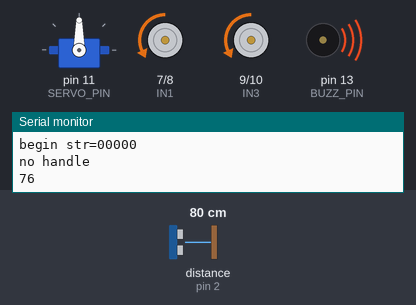
The sketch below on a simulated Arduino Uno, built with avr-gcc and run on an emulated ATmega328P. Parts: servo, motor-driver pin pairs drawn as motors (green arrow = first pin HIGH = forward, orange = second pin HIGH = backward, longer = more drive, scaled by the enable pin), buzzer (waves = sounding, pin HIGH), the last lines printed to the serial monitor. Wiring (inferred from the names in the program): ultrasonic range finder: trigger pin 3; echo pin 2. Inputs (shaded band) come from the test bench; at power-on: distance to the obstacle (sensor on pin 2) 80 cm. The echo pulse lasts 58.3 µs per cm; pins used as bus, display or sensor lines are not drawn.

Above: at 3.2 s.
3.3 s: distance to the obstacle (sensor on pin 2) set to 45 cm
At 3.5 s:
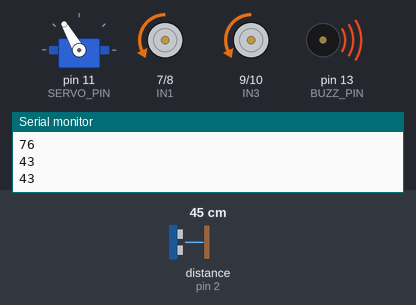
6.3 s: distance to the obstacle (sensor on pin 2) set to 38 cm
At 8.0 s:
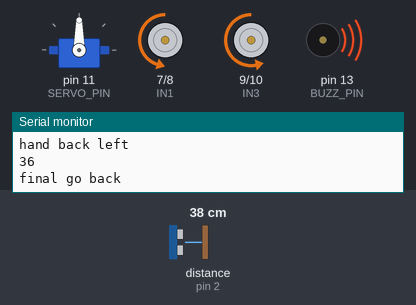
9.3 s: distance to the obstacle (sensor on pin 2) set to 60 cm
12.3 s: distance to the obstacle (sensor on pin 2) set to 2 cm
At 13.1 s:
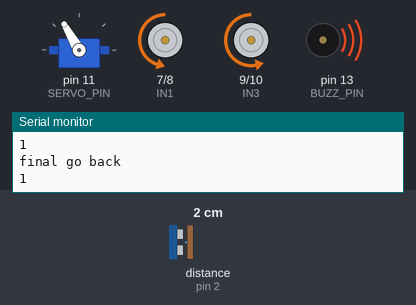
15.3 s: distance to the obstacle (sensor on pin 2) set to 120 cm
Timing chart, 0 to 19.3 s (numbered marks = the images above; inputs shaded):
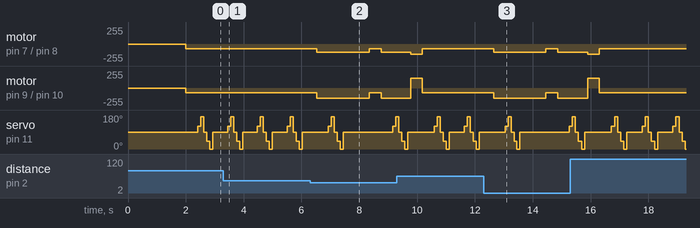

The sketch:

Gegner_erkennen.ino
```cpp
#include <Servo.h>
#define SERVO_PIN     11
#define LPT 2 // scan loop coumter
#define BUZZ_PIN     13

#define IN1  7    //Right motor(K1/K2) direction Pin 7
#define IN2  8    //Right motor(K1/K2) direction Pin 8
#define IN3  9    //Left motor(K3/K4) direction Pin 9
#define IN4  10   //Left motor(K3/K4) direction Pin 10
#define ENA  5    //D5 to ENA PWM speed pin for Right motor(K1/K2)
#define ENB  6    //D6 to ENB PWM speed pin for Left motor(K3/K4)

#define Echo_PIN    2 // Ultrasonic Echo pin connect to D2
#define Trig_PIN    3  // Ultrasonic Trig pin connect to D3

#define FAST_SPEED  100
#define SPEED  70
#define TURN_SPEED  150
#define BACK_SPEED1  150
#define BACK_SPEED2  120

int leftscanval, centerscanval, rightscanval, ldiagonalscanval, rdiagonalscanval;
const int distancelimit = 40; //distance limit for obstacles in front
const int sidedistancelimit = 40; //minimum distance in cm to obstacles at both sides (the car will allow a shorter distance sideways)
int distance;
int numcycles = 0;

const int turntime = 400; //Time the robot spends turning (miliseconds)
const int backtime = 400; //Time the robot spends turning (miliseconds)

int thereis;
Servo head;

void go_Advance()  //motor rotate clockwise -->robot go ahead
{
  digitalWrite(IN4,HIGH);
  digitalWrite(IN3,LOW);
  digitalWrite(IN2,HIGH );
  digitalWrite(IN1,LOW);
}
void go_Back() //motor rotate counterclockwise -->robot go back
{
  digitalWrite(IN4,LOW);
  digitalWrite(IN3,HIGH);
  digitalWrite(IN2,LOW);
  digitalWrite(IN1,HIGH);
}
void stop_Stop() //motor brake -->robot stop
{
  digitalWrite(IN1, LOW);
  digitalWrite(IN2, LOW);
  digitalWrite(IN3, LOW);
  digitalWrite(IN4,LOW);
  set_Motorspeed(0,0);
}
void go_Right()  //left motor rotate clockwise and right motor rotate counterclockwise -->robot turn right
{
  digitalWrite(IN4,HIGH);
  digitalWrite(IN3,LOW);
  digitalWrite(IN2,LOW);
  digitalWrite(IN1,HIGH);
  set_Motorspeed(SPEED,0);

}
void go_Left() //left motor rotate counterclockwise and right motor rotate clockwise -->robot turn left
{
  digitalWrite(IN4,LOW);
  digitalWrite(IN3,HIGH);
  digitalWrite(IN2,HIGH);
  digitalWrite(IN1,LOW);
  set_Motorspeed(0,SPEED);

}
/*set motor speed */
void set_Motorspeed(int lspeed,int rspeed) //change motor speed
{
  analogWrite(ENB,lspeed);//lspeed:0-255
  analogWrite(ENA,rspeed);//rspeed:0-255
}


int watch(){
  long echo_distance;
  digitalWrite(Trig_PIN,LOW);
  delayMicroseconds(5);
  digitalWrite(Trig_PIN,HIGH);
  delayMicroseconds(15);
  digitalWrite(Trig_PIN,LOW);
  echo_distance=pulseIn(Echo_PIN,HIGH);
  echo_distance=echo_distance*0.01657; //how far away is the object in cm
  Serial.println((int)echo_distance);
  return round(echo_distance);
}

String watchsurrounding(){
/*  obstacle_status is a binary integer, its last 5 digits stands for if there is any obstacles in 5 directions,
 *   for example B101000 last 5 digits is 01000, which stands for Left front has obstacle, B100111 means front, right front and right ha
 */

int obstacle_status =B100000;
  centerscanval = watch();
  if(centerscanval<distancelimit){

    obstacle_status  =obstacle_status | B100;
    }
  head.write(120);
  delay(100);
  ldiagonalscanval = watch();
  if(ldiagonalscanval<distancelimit){

     obstacle_status  =obstacle_status | B1000;
    }
  head.write(170); //Didn't use 180 degrees because my servo is not able to take this angle
  delay(100);
  leftscanval = watch();
  if(leftscanval<sidedistancelimit){

     obstacle_status  =obstacle_status | B10000;
    }

  head.write(90); //use 90 degrees if you are moving your servo through the whole 180 degrees
  delay(100);
  centerscanval = watch();
  if(centerscanval<distancelimit){

    obstacle_status  =obstacle_status | B100;
    }
  head.write(40);
  delay(100);
  rdiagonalscanval = watch();
  if(rdiagonalscanval<distancelimit){

    obstacle_status  =obstacle_status | B10;
    }
  head.write(0);
  delay(100);
  rightscanval = watch();
  if(rightscanval<sidedistancelimit){

    obstacle_status  =obstacle_status | 1;
    }
  head.write(90); //Finish looking around (look forward again)
  delay(100);
   String obstacle_str= String(obstacle_status,BIN);
  obstacle_str= obstacle_str.substring(1,6);

  return obstacle_str; //return 5-character string standing for 5 direction obstacle status
}

void auto_avoidance(){

  ++numcycles;
  if(numcycles>=LPT){ //Watch if something is around every LPT loops while moving forward

    String obstacle_sign=watchsurrounding(); // 5 digits of obstacle_sign binary value means the 5 direction obstacle status
      Serial.print("begin str=");
      Serial.println(obstacle_sign);
      if( obstacle_sign=="10000"){
      Serial.println("SLIT left");
      set_Motorspeed(SPEED,FAST_SPEED);
      go_Advance();

      delay(turntime);

    }
     else    if( obstacle_sign=="00001"  ){
     Serial.println("SLIT right");
     set_Motorspeed(FAST_SPEED,SPEED);
     go_Advance();

     delay(turntime);

    }
    else if( obstacle_sign=="11100" || obstacle_sign=="01000" || obstacle_sign=="11000"  || obstacle_sign=="10100"  || obstacle_sign=="01100" ||obstacle_sign=="00100"  ||obstacle_sign=="01000" ){
     Serial.println("hand right");
     go_Left();
     set_Motorspeed(TURN_SPEED,TURN_SPEED);
     delay(turntime);

    }
    else if( obstacle_sign=="00010" || obstacle_sign=="00111" || obstacle_sign=="00011"  || obstacle_sign=="00101" || obstacle_sign=="00110" || obstacle_sign=="01010" ){
    Serial.println("hand left");
    go_Right();
    set_Motorspeed(TURN_SPEED,TURN_SPEED);
    delay(turntime);

    }

    else if(  obstacle_sign=="01111" ||  obstacle_sign=="10111" || obstacle_sign=="11111"  ){
    Serial.println("hand back left");
    go_Advance();
    set_Motorspeed( BACK_SPEED1,BACK_SPEED2);
    delay(backtime);

        }
    else if( obstacle_sign=="11011"  ||    obstacle_sign=="11101"  ||  obstacle_sign=="11110"  || obstacle_sign=="01110"  ){
    Serial.println("hand back right");
    go_Advance();
    set_Motorspeed(BACK_SPEED2,BACK_SPEED1);
    delay(backtime);

        }

    else Serial.println("no handle");
    numcycles=0; //Restart count of cycles
  } else {
    set_Motorspeed(SPEED,SPEED);
    go_Advance();  // if nothing is wrong go forward using go() function above.
    delay(backtime);

  }

  //else  Serial.println(numcycles);

  distance = watch(); // use the watch() function to see if anything is ahead (when the robot is just moving forward and not looking around it will test the distance in front)
  if (distance<distancelimit){ // The robot will just stop if it is completely sure there's an obstacle ahead (must test 25 times) (needed to ignore ultrasonic sensor's false signals)
 Serial.println("final go back");
  go_Advance();
  set_Motorspeed(BACK_SPEED1,BACK_SPEED2);
  delay(backtime);
      ++thereis;}
  if (distance>distancelimit){
      thereis=0;} //Count is restarted
  if (thereis > 25){
  Serial.println("final stop");
    thereis=0;
  }
}

void setup() {
  /******L298N******/
  pinMode(IN1, OUTPUT);
  pinMode(IN2, OUTPUT);
  pinMode(IN3, OUTPUT);
  pinMode(IN4, OUTPUT);
  pinMode(ENA, OUTPUT);
  pinMode(ENB, OUTPUT);

  stop_Stop();//stop move
  /*init HC-SR04*/
  pinMode(Trig_PIN, OUTPUT);
  pinMode(Echo_PIN,INPUT);
  /*init buzzer*/
  pinMode(BUZZ_PIN, OUTPUT);
  digitalWrite(BUZZ_PIN, HIGH);
  digitalWrite(Trig_PIN,LOW);
  /*init servo*/
  head.attach(SERVO_PIN);
  head.write(90);
  delay(2000);
  Serial.begin(9600);

}


void loop(){
 auto_avoidance();
}
```

Measured:
- the behaviour switches between 42 and 41 cm on distance to the obstacle (sensor on pin 2) (found by bisection; images 1 and 2)
- after the input at 6.3 s, motor on pin 7 (IN1) / pin 8 (IN2): backward 70/255 → backward 120/255 after 0.23 s, → backward 70/255 1.8 s later, → backward 120/255 0.40 s later; motor on pin 9 (IN3) / pin 10 (IN4): backward 70/255 → backward 150/255 after 0.23 s, → backward 70/255 1.8 s later, → backward 150/255 0.40 s later
- after the input at 12.3 s, motor on pin 7 (IN1) / pin 8 (IN2): backward 70/255 → backward 120/255 after 0.35 s, → backward 70/255 1.8 s later, → backward 120/255 0.40 s later; motor on pin 9 (IN3) / pin 10 (IN4): backward 70/255 → backward 150/255 after 0.35 s, → backward 70/255 1.8 s later, → backward 150/255 0.40 s later
